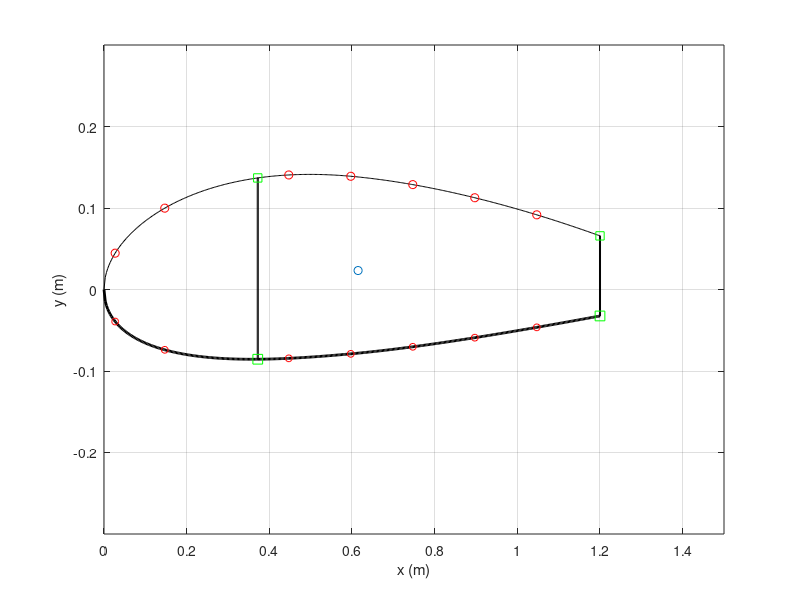

This chart was generated by the following MATLAB code:
function [x_c, y_c, Ixx, Iyy, Ixy, skin, spar, str, caps, x_quarterchord] = build_airfoil()


clear all;
%% 2415 Airfoil 
m = 0.02;               % 
p = 0.4;                % max camber
t = 0.15;               % max thickness 
c = 1.5;                % chord length
nx = 500;               % number of increments
dx = c/nx;  
x = 0:dx:c;             % even spacing

%% Structural elements (arbitrary inputs for now)
skin.t = 0.001;                               % thickness of skin
spar.t = 0.0025;                               % thickness of spar
str.A_upp = 5E-6;                            % area of each upper stringer
str.A_low = 5E-6;                            % area of each lower stringer
caps.A = 1E-5;                                % area of spar caps
spar.x = x(125);                                                      % choose x location of spar
str.x_upp = [x(10), x(50), x(150), x(200), x(250),x(300), x(350)];     % choose x locations of upper stringers
str.x_low = [x(10), x(50), x(150), x(200), x(250),x(300), x(350)];     % choose x locations of lower stringers

%% Create Airfoil from equation
yc = zeros(1,nx+1);
yt = zeros(1,nx+1);
yU0 = zeros(1,nx+1);
yL0 = zeros(1,nx+1);
theta = zeros(1,nx+1);
xb = p*c;
i_xb = xb/dx + 1;  

% NACA equation source: http://www.aerospaceweb.org/question/airfoils/q0041.shtml    
for i = 1:nx+1
    yt(i) = 5*t*c*(0.2969*sqrt(x(i)/c) - 0.1260*(x(i)/c) - 0.3516*(x(i)/c)^2 + 0.2843*(x(i)/c)^3 - 0.1015*(x(i)/c)^4);
    if i <= i_xb
        yc(i) = m*x(i)/p^2*(2*p - x(i)/c);
        theta(i) = atan(2*m/p^2*(p - x(i)/c));
    else
        yc(i) = m*(c - x(i))/(1-p)^2*(1 + x(i)/c - 2*p);
        theta(i) = atan(2*m/(1-p)^2*(p-x(i)/c));
    end
    yU0(i) = yc(i) + yt(i)*cos(theta(i));
    yL0(i) = yc(i) - yt(i)*cos(theta(i));
end

% The last 20% of the chord length of the airfoil was neglected under the assumption that
% this section contained flaps and ailerons, and would therefore not support aerodynamic loads.
i_xend = round(0.8*c/dx)+1;
x = x(1:i_xend);
yU = yU0(1:i_xend);
yL = yL0(1:i_xend);

%% Spars
spar.x = [spar.x,x(end)];                    % x location of spar
spar.n = length(spar.x);                     % number of spars
spar.i = round(spar.x./dx)+1;                % index of spars  
spar.h = yU(spar.i) - yL(spar.i);            % height of spar
spar.Cy = (yU(spar.i) + yL(spar.i))/2;       % y centroid of spar  
spar.A = spar.t*spar.h;                      % area of spar
spar.y_upp = yU(spar.i);
spar.y_low = yL(spar.i);

%% Stringers
str.n_upp = length(str.x_upp);                            % number of upper stringers
str.i_upp = round(str.x_upp./dx)+1;                       % indices of upper stringers
str.n_low = length(str.x_low);                            % number of lower stringers
str.i_low = round(str.x_low./dx)+1;                       % indices of lower stringers
str.y_upp = yU(str.i_upp);
str.y_low = yL(str.i_low);

%% Nodes (based on TA's definition: node = skin and spar cap)
node.x_upp = [str.x_upp,spar.x];            % x location of upper stringers and spars
node.x_upp = sort(node.x_upp);              % sort ascending
% skin should be broken into smaller elements for higher accuracy of calculation
% break one skin element into two by adding one more node in between
skin.x_upp = zeros(1,2*length(node.x_upp)-1);
for i = 1:length(node.x_upp)-1
    skin.x_upp(2*i-1) = node.x_upp(i);
    skin.x_upp(2*i) = (node.x_upp(i) + node.x_upp(i+1))/2;
end
skin.x_upp(end) = node.x_upp(end);

skin.i_upp = round(skin.x_upp/dx)+1;       % indices of skins
skin.n_upp = length(skin.x_upp)-1;         % number of upper skins
skin.l_upp = zeros(1,skin.n_upp);          % length of upper skins
skin.A_upp = zeros(1,skin.n_upp);          % area of upper skins
skin.Cx_upp = zeros(1,skin.n_upp);         % x centroid of upper skins
skin.Cy_upp = zeros(1,skin.n_upp);         % y centroid of upper skins

for i = 1:skin.n_upp
    skin.l_upp(i) = sqrt((yU(skin.i_upp(i+1)) - yU(skin.i_upp(i)))^2 + (skin.x_upp(i+1) - skin.x_upp(i))^2);  
    skin.A_upp(i) = skin.t*skin.l_upp(i);
    skin.Cx_upp(i) = (skin.x_upp(i+1) + skin.x_upp(i))/2;
    skin.Cy_upp(i) = (yU(skin.i_upp(i+1)) + yU(skin.i_upp(i)))/2;
end

% lower nodes
node.x_low = [str.x_low,spar.x];
node.x_low = sort(node.x_low);

skin.x_low = zeros(1,2*length(node.x_low)-1);
for i = 1:length(node.x_low)-1
    skin.x_low(2*i-1) = node.x_low(i);
    skin.x_low(2*i) = (node.x_low(i) + node.x_low(i+1))/2;
end
skin.x_low(end) = node.x_low(end);

skin.i_low = round(skin.x_low/dx)+1;
skin.n_low = length(skin.x_low)-1;
skin.l_low = zeros(1,skin.n_low);
skin.A_low = zeros(1,skin.n_low);
skin.Cx_low = zeros(1,skin.n_low);
skin.Cy_low = zeros(1,skin.n_low);

for i = 1:skin.n_low
    skin.l_low(i) = sqrt((yL(skin.i_low(i+1)) - yL(skin.i_low(i)))^2 + (skin.x_low(i+1) - skin.x_low(i))^2);
    skin.A_low(i) = skin.t*skin.l_low(i);
    skin.Cx_low(i) = (skin.x_low(i+1) + skin.x_low(i))/2;
    skin.Cy_low(i) = (yL(skin.i_low(i+1)) + yL(skin.i_low(i)))/2;
end

%% Spar Caps
caps.x = spar.x;
caps.n = 2*length(caps.x);
caps.y_upp = yU(spar.i);
caps.y_low = yL(spar.i);
caps.i = round(caps.x/dx)+1;
% Centroids of caps are at the x and y locations: caps.Cy = caps.C,

%% Centroid of the overall wing section
% initial value
Cx_sum = 2*(sum(caps.x.*caps.A)) + sum(str.x_upp.*str.A_upp) + sum(str.x_low.*str.A_low) + sum(spar.x.*spar.A) ...
         + sum(skin.Cx_low.*skin.A_low) + sum(skin.Cx_upp.*skin.A_upp);
Cy_sum = sum(caps.y_low.*caps.A) + sum(caps.y_upp.*caps.A) + sum(yU(str.i_upp).*str.A_upp) + sum(yL(str.i_low).*str.A_low) ... 
         + sum(spar.Cy.*spar.A) + sum(skin.Cy_low.*skin.A_low) + sum(skin.Cy_upp.*skin.A_upp);
A_sum = caps.A*caps.n + str.A_upp*str.n_upp + str.A_low*str.n_low + sum(spar.A) + sum(skin.A_low) + sum(skin.A_upp);

Cx = Cx_sum/A_sum;
Cy = Cy_sum/A_sum;

figure
plot(x,yU,'k',x,yL,'k','Linewidth',2);
ylim([-0.3 0.3])
hold on
xlim([0,c]);
plot(str.x_upp,yU(str.i_upp),'or',str.x_low,yL(str.i_low),'or','markersize',5);
% plot([x(1),x(1)],[yU(i(1)),yL(i(1))],'b',[x(end),x(end)],[yU(end),yL(end)],'b','Linewidth',3);
rectangle('Position',[x(spar.i(1))-spar.t/2, yL(spar.i(1)), spar.t, yU(spar.i(1))-yL(spar.i(1))]);
rectangle('Position',[x(spar.i(2))-spar.t/2, yL(spar.i(2)), spar.t, yU(spar.i(2))-yL(spar.i(2))]);
plot(spar.x,yU(spar.i),'sg',spar.x,yL(spar.i),'sg','markersize',7);
% plot([x(end),x(end)],[yU(end),yL(end)]);
scatter(Cx,Cy,'m*')
ylabel('y (m)')
xlabel('x (m)')
grid on

%% Area moments of inertia
for i = 1:length(spar.x)
    spar.Ixx(i) = (spar.t*spar.h(i)^3)/12 + spar.A(i)*(spar.Cy(i) - Cy)^2;
    spar.Iyy(i) = (spar.h(i)*spar.t^3)/12 + spar.A(i)*(spar.x(i) - Cx)^2;
    spar.Ixy(i) = spar.A(i)*(spar.Cy(i) - Cy)*(spar.x(i) - Cx);
end

for i = 1:skin.n_upp
    skin.Ixx_upp(i) = skin.A_upp(i)*(skin.Cy_upp(i) - Cy)^2;
    skin.Iyy_upp(i) = skin.A_upp(i)*(skin.Cx_upp(i) - Cx)^2;
    skin.Ixy_upp(i) = skin.A_upp(i)*(skin.Cy_upp(i) - Cy)*(skin.Cx_upp(i) - Cx);
end

for i = 1:skin.n_low
    skin.Ixx_low(i) = skin.A_low(i)*(skin.Cy_low(i) - Cy)^2;
    skin.Iyy_low(i) = skin.A_low(i)*(skin.Cx_low(i) - Cx)^2;
    skin.Ixy_low(i) = skin.A_low(i)*(skin.Cy_low(i) - Cy)*(skin.Cx_low(i) - Cx);
end

for i = 1:str.n_upp
    str.Ixx_upp(i) = str.A_upp*(yU(str.i_upp(i)) - Cy)^2;
    str.Iyy_upp(i) = str.A_upp*(str.x_upp(i) - Cx)^2;
    str.Ixy_upp(i) = str.A_upp*(yU(str.i_upp(i)) - Cy)*(str.x_upp(i) - Cx);
end

for i = 1:str.n_low
    str.Ixx_low(i) = str.A_low*(yL(str.i_low(i)) - Cy)^2;
    str.Iyy_low(i) = str.A_low*(str.x_low(i) - Cx)^2;
    str.Ixy_low(i) = str.A_low*(yL(str.i_low(i)) - Cy)*(str.x_low(i) - Cx);
end

for i = 1:length(caps.x)
    caps.Ixx_upp(i) = caps.A*(caps.y_upp(i) - Cy)^2;
    caps.Iyy_upp(i) = caps.A*(caps.x(i) - Cx)^2;
    caps.Ixy_upp(i) = caps.A*(caps.y_upp(i) - Cy)*(caps.x(i) - Cx);
end

for i = 1:length(caps.x)
    caps.Ixx_low(i) = caps.A*(caps.y_low(i) - Cy)^2;
    caps.Iyy_low(i) = caps.A*(caps.x(i) - Cx)^2;
    caps.Ixy_low(i) = caps.A*(caps.y_low(i) - Cy)*(caps.x(i) - Cx);
end

Ixx = sum(spar.Ixx)+sum(skin.Ixx_upp)+sum(skin.Ixx_low)+sum(str.Ixx_upp)+sum(str.Ixx_low)+sum(caps.Ixx_low);
Iyy = sum(spar.Iyy)+sum(skin.Iyy_upp)+sum(skin.Iyy_low)+sum(str.Iyy_upp)+sum(str.Iyy_low)+sum(caps.Iyy_low);
Ixy = sum(spar.Ixy)+sum(skin.Ixy_upp)+sum(skin.Ixy_low)+sum(str.Ixy_upp)+sum(str.Ixy_low)+sum(caps.Ixy_low);


%%%%%%%%%%%%%%%%%%%%%%%%%%%%%%%%%%%%%%%%%%%%%%%%%%%%%%%%%%%%%%%%%%%%%%%%
%% BELOW CALCULATIONS ARE COORDINATE TRANSFORMATIONS FOR JARED's CODE %%
%%%%%%%%%%%%%%%%%%%%%%%%%%%%%%%%%%%%%%%%%%%%%%%%%%%%%%%%%%%%%%%%%%%%%%%%

%% Shift coordinate system to centroid-centered frame
% x's
spar.x_c = spar.x - Cx;
skin.x_upp_c = skin.x_upp - Cx;
skin.x_low_c = skin.x_low - Cx;
str.x_upp_c = str.x_upp - Cx;
str.x_low_c = str.x_low - Cx;
caps.x_upp_c = caps.x - Cx;
caps.x_low_c = caps.x - Cx;

% y's (Cy's are y's for point-components)
skin.y_upp_c = skin.Cy_upp - Cy;
skin.y_low_c = skin.Cy_low - Cy;
str.y_upp_c = str.y_upp - Cy;
str.y_low_c = str.y_low - Cy;
caps.y_upp_c = caps.y_upp - Cy;
caps.y_low_c = caps.y_low - Cy;

%% Make CCW coordinate system for shear flow
x_CCW = zeros(1,length(x));
yU_CCW = zeros(1,length(x));
yL_CCW = zeros(1,length(x));

for i = 1:length(x)
    x_CCW(i) = x(end - i + 1);
    yU_CCW(i) = yU(end - i + 1);
    yL_CCW(i) = yL(end - i + 1);
end
y_CCW = [yU_CCW yL_CCW(2:end)];         % the 2:end gets rid of the extra initial 0 value
x_CCW = [x_CCW x(2:end)];

spar.i_CCW = length(x) - spar.i + 1;
spar.i_CCW = sort([spar.i_CCW, (length(x) + spar.i - 1)]); 
skin.i_CCW = length(x) - skin.i_upp + 1;
skin.i_CCW = sort([skin.i_CCW, (length(x) + skin.i_low - 1)]);
str.i_CCW = length(x) - str.i_upp + 1;
str.i_CCW = sort([str.i_CCW, (length(x) + str.i_low - 1)]);
caps.i_CCW = spar.i_CCW;

x_c = x_CCW - Cx;
y_c = y_CCW - Cy;

x_quarterchord = c/4 - Cx;

%% coordiante transformation: new origin at centroid
%
%
% You need to update x, yU, yL, x_skinU, x_skinL, x_spar, x_strU, x_strL
%
%
